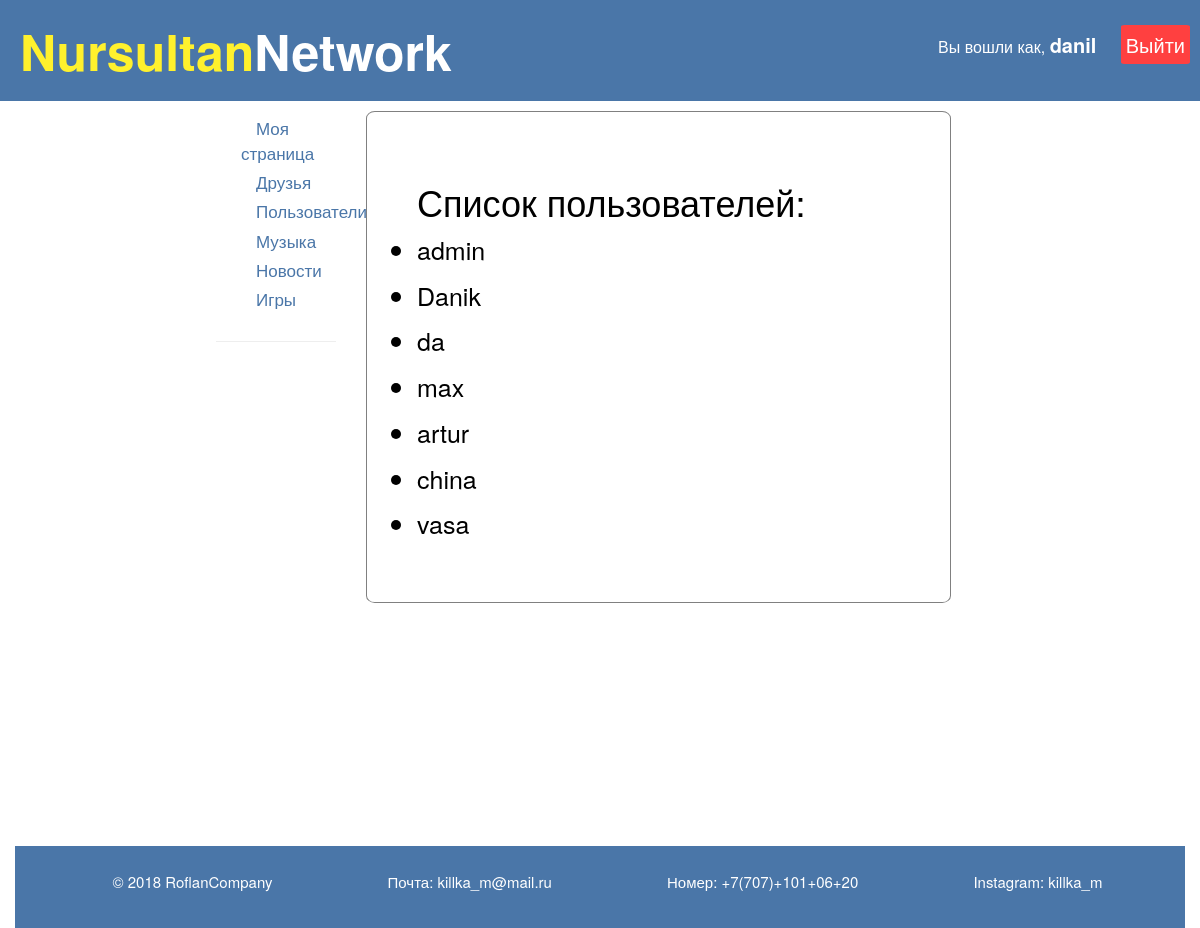
Page /users/ (signed in) on the committed database.
### friends/models.py (models this page shows)
class Profile(models.Model):
    user = models.OneToOneField(settings.AUTH_USER_MODEL, on_delete=models.CASCADE)
    slug = models.SlugField()
    friends = models.ManyToManyField("Profile", blank=True)
    def __str__(self):
        return str(self.user.username)
    def get_absolute_url(self):
    	return "/users/{}".format(self.slug)

### friends/views.py (the view)
# urls.py: path('', views.users_list, name='list'),
def users_list(request):
	users = Profile.objects.exclude(user=request.user)
	context = {
		'users': users
	}
	return render(request, "friends/user_list.html", context)

### friends/templates/friends/user_list.html (shortened to what this page needs)
{% extends '../mysocial/base.html' %}
{% block content %}
<div class="users_container border">
<h1>Список пользователей:</h1>
<ul>
	{% for user_p in users %}
        {% if not user_p in friends %}
		<li style="font-size: 25px;">
			<a href="{{ user_p.get_absolute_url }}">{{ user_p }}</a>
		</li>
</ul>
<ul>
        {% else %}
        <li>
            <p>hshshshsh</p>
            <a href="{{ user_p.get_absolute_url }}">{{ friends }}</a>
        </li>
</ul>
        {% endif %}
{% endfor %}
</div>
{% endblock %}

### mysocial/templates/mysocial/base.html (shortened to what this page needs)
<html>
    <head>
        <link rel="stylesheet" href="//maxcdn.bootstrapcdn.com/bootstrap/3.2.0/css/bootstrap.min.css">
        <link rel="stylesheet" href="//maxcdn.bootstrapcdn.com/bootstrap/3.2.0/css/bootstrap-theme.min.css">
        {% load static %}
        <link rel="stylesheet" href="{% static 'mysocial/css/soc.css' %}">
    </head>
    <body>
    <header>
        <div class="header">
        <div class="header__section">
            <div class="header__item headerlogo">
                <a style="text-decoration: none" href="/"><span style="color:#fff12d;">Nursultan</span>Network</a>
            </div>
				<div class="headerButton">
                    {% if user.is_authenticated %}
                    <div class="headerButton">
                        <p class="are_logged">Вы вошли как, <span class="are_logged_right">{{ user.get_username }}</span>
                    <a class='logo' href="/logout">Выйти</a>
                    {% else %}
                    <a class='logi' href="/login">Войти</a>
                    <a class='regon' href="/register">Регистрация</a>
                    {% endif %}
				</div>
		</div>
            </div>
    </header>
    <div class="container">
    <div class="art">
        <ul class="ssilki">
            <li><a href="/profile">Моя страница</a></li>
            <li><a href="/users/admin">Друзья</a></li>
			<li><a href="/users">Пользователи</a></li>
            <li><a href="/musicc">Музыка</a></li>
            <li><a href="/feed">Новости</a></li>
            <li><a href="/games">Игры</a></li>
        </ul>
		<hr>
    </div>
        <div class="content">
            {% block content %}
            {% endblock %}
        </div>
    <footer>
        <div class="footerp">
            <p>&copy; 2018 RoflanCompany</p>
            <p>Почта: killka_m@mail.ru</p>
            <p>Номер: +7(707)+101+06+20</p>
            <p>Instagram: killka_m</p>
        </div>
    </footer>
    </div>
</body>
</html>

### mysocial/static/mysocial/css/soc.css (style rules this page uses)
body { background-color: white; }
.art { display:flex; flex-flow: column ; width:10%; color:white; position: absolute; left:0; margin-left: 18%; margin-top: -20px; }
.art a { color: blue; margin-left: 15px; }
.content { display:flex; flex-flow: column ; width:50%; position: relative; margin-left: 30%; margin-top: -10px; color:#4a76a8; }
.content a { color: #4a76a8; }
.ssilki { margin-top:30px; margin-left: 25px; height:100%; }
.ssilki a { color:#4a76a8; text-decoration:none; }
.ssilki li { margin-top:5px; font-size: 17px; list-style-type: none; }
.container { width: 100%; height:100%; }
.header { width:100%; padding:10px; color: white; background-color: #4a76a8; }
.header__section { display:flex; align-items:center; background-color: #4a76a8; justify-content:space-between; }
.header__item { padding:5px; font-size:20px; margin-left:5px; }
.header__item a { color:white; }
.headerlogo { font-size:50px; font-weight: bold; color: Indigo; }
* { margin: 0; padding: 0; }
.content { min-height: calc(100vh - 80px); }
footer { margin-top: 35px; background-color: #4a76a8; font-size: 15px; width:100%; padding: 25px; }
.footerp { display:flex; flex-flow: row wrap; margin-left: 15px; color:white; justify-content:space-around; }
.headerButton a { text-decoration: none; color:white; font-size: 20px; margin-left: 20px; }
.logo { background-color: #FF4040; padding: 5px; border-radius: 5%; }
.friend_container h2, ul { color:black; }
.users_container { margin-top: 20px; color:black; padding: 50px; height: 100%; }
.users_container a { color:black; }
.are_logged { font-size: 16px; }
.are_logged_right { font-weight: bold; font-size: 20px; }
.border { border-style: solid; border-width: thin; border-color:gray; border-radius: 1.5%; }

### rows in the picture
Profile: user.username "admin"
Profile: user.username "Danik"
Profile: user.username "da"
Profile: user.username "max"
Profile: user.username "artur"
Profile: user.username "china"
Profile: user.username "vasa"

### other values in the picture
{{ user.get_username }} "danil"
